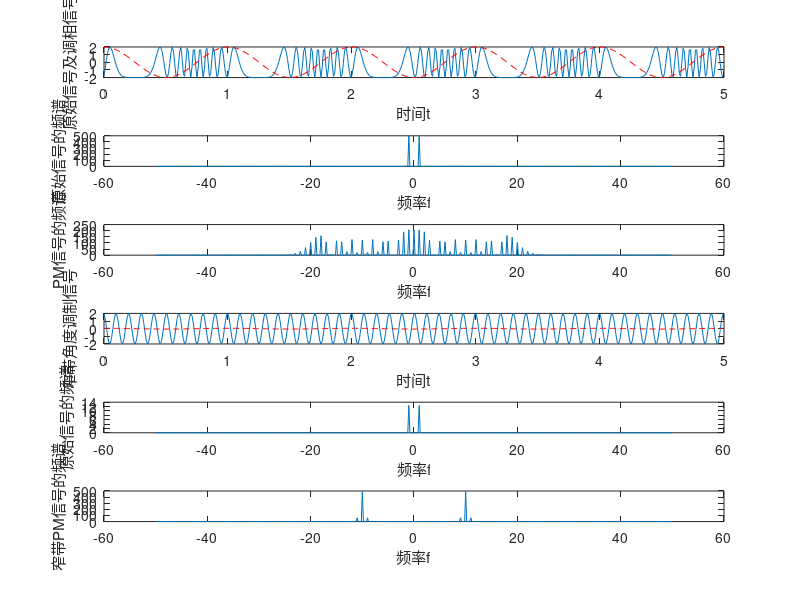

Source code (MATLAB):
clc;
%非线性调制---PM modulation(相位调制)
Am = 2;
Am2 = 0.05;
Ac = 2;
fm = 1;
fc = 10;
Kp = 5; %调制指数
phi_c = 0; %初始相位

fs = 100; %采样频率为100Hz
t = 0:1/fs:5-1/fs; %时间序列
N = length(t);
f = (-N/2:N/2-1)*fs/N; %频率序列

mt = Am*cos(2*pi*fm*t); %调制信号

st = Ac*cos(2*pi*fc*t+Kp*mt);

z_m = abs(fft(mt));
z_m1 = fftshift(z_m);

z_s = abs(fft(st));
z_s1 = fftshift(z_s);

%窄带角度调制，即相位远小于1，可以近似为常规幅度调制（AM），可以采用相干解调
%相较于常规幅度调制（AM），可以看到窄带调制幅度变化很小(几乎没有变化），AM中没有相位的变化
nb_mt = Am2*cos(2*pi*fm*t);
st2 = Ac*cos(2*pi*fc*t+Kp*nb_mt);

z_nb = abs(fft(nb_mt));
z_nb1 = fftshift(z_nb);

z_st_nb = abs(fft(st2));
z_st_nb2 = fftshift(z_st_nb);



figure();
subplot(6,1,1);
plot(t,st);
hold on;
plot(t,mt,'r--');
xlabel('时间t');
ylabel('原始信号及调相信号');

subplot(6,1,2);
plot(f,z_m1);
xlabel('频率f');
ylabel('原始信号的频谱');

subplot(6,1,3);
plot(f,z_s1);
xlabel('频率f');
ylabel('PM信号的频谱'); %幅度谱

subplot(6,1,4);
plot(t,st2);
hold on;
plot(t,nb_mt,'r--');
xlabel('时间t');
ylabel('窄带角度调制信号');

subplot(6,1,5);
plot(f,z_nb1);
xlabel('频率f');
ylabel('原始信号的频谱');

subplot(6,1,6);
plot(f,z_st_nb2);
xlabel('频率f');
ylabel('窄带PM信号的频谱'); %幅度谱

%tips：FM信号随着调制信号m(t)的增加，带宽内的谐波数量会减少，而对于PM信号没有影响
